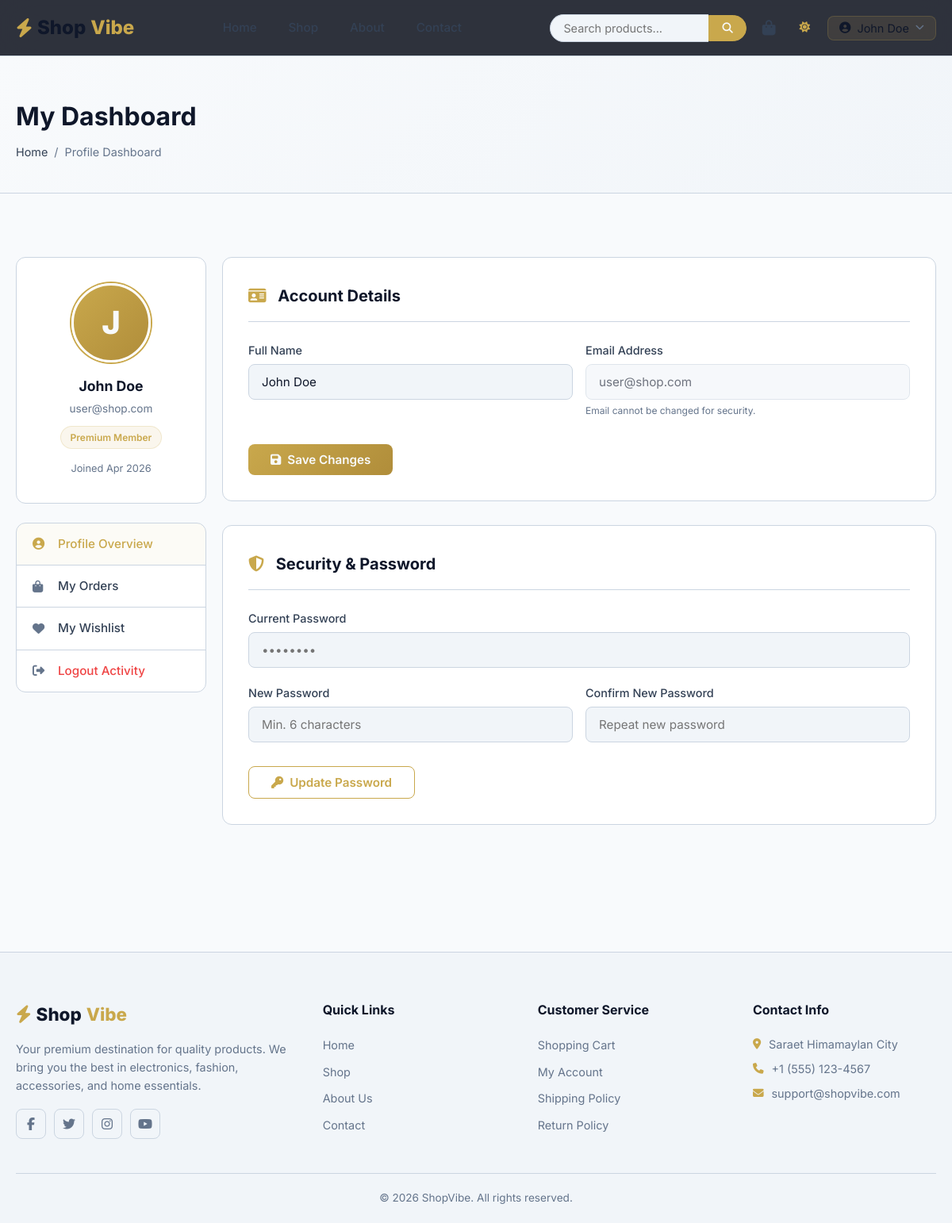
The app's page /e-commerceSystem/pages/profile.php (signed in) with its own data.
### tables this page shows
CREATE TABLE `users` (
  `id` INT AUTO_INCREMENT PRIMARY KEY,
  `name` VARCHAR(100) NOT NULL,
  `email` VARCHAR(150) NOT NULL UNIQUE,
  `password` VARCHAR(255) NOT NULL,
  `role` ENUM('user','admin') NOT NULL DEFAULT 'user',
  `created_at` TIMESTAMP DEFAULT CURRENT_TIMESTAMP
);

### e-commerceSystem/includes/functions.php (called while the page is built, shortened)
<?php
function sanitize(string $data): string {
    return htmlspecialchars(trim($data), ENT_QUOTES, 'UTF-8');
}
function baseUrl(string $path = ''): string {
    return '/e-commerceSystem/' . ltrim($path, '/');
}

### e-commerceSystem/pages/profile.php (the view, shortened to what this page needs)
<?php
require_once __DIR__ . '/../includes/header.php';
$userId = currentUserId();
$stmt = $pdo->prepare("SELECT name, email, created_at FROM users WHERE id = ?");
$stmt->execute([$userId]);
$user = $stmt->fetch();
?>
<div class="page-header">
    <div class="container">
        <h1>My Dashboard</h1>
        <div class="breadcrumb">
            <a href="<?= baseUrl() ?>">Home</a>
            <span>/</span>
            <span>Profile Dashboard</span>
        </div>
    </div>
</div>
<section class="section">
    <div class="container">
        <div class="profile-layout">
            <aside class="profile-sidebar">
                <div class="card user-summary-card">
                    <div class="user-avatar-wrapper">
                        <div class="user-avatar">
                            <?= strtoupper(substr($user['name'], 0, 1)) ?>
                        </div>
                    </div>
                    <div class="user-info">
                        <h3><?= sanitize($user['name']) ?></h3>
                        <p><?= sanitize($user['email']) ?></p>
                        <span class="member-badge">Premium Member</span>
                        <div style="margin-top: 15px; font-size: 0.8rem; color: var(--text-muted);">
                            Joined <?= date('M Y', strtotime($user['created_at'])) ?>
                        </div>
                    </div>
                </div>
                <nav class="profile-nav">
                    <a href="<?= baseUrl('pages/profile.php') ?>" class="profile-nav-item active">
                        <i class="fas fa-user-circle"></i> Profile Overview
                    </a>
                    <a href="<?= baseUrl('pages/orders.php') ?>" class="profile-nav-item">
                        <i class="fas fa-shopping-bag"></i> My Orders
                    </a>
                    <a href="<?= baseUrl('pages/wishlist.php') ?>" class="profile-nav-item">
                        <i class="fas fa-heart"></i> My Wishlist
                    </a>
                    <a href="<?= baseUrl('includes/auth_actions.php?action=logout') ?>" class="profile-nav-item" style="color: var(--error);">
                        <i class="fas fa-sign-out-alt"></i> Logout Activity
                    </a>
                </nav>
            </aside>
            <div class="profile-main">
                <div class="card" style="margin-bottom: 30px;">
                    <div class="card-header">
                        <h2><i class="fas fa-id-card" style="color: var(--primary); margin-right: 10px;"></i> Account Details</h2>
                    </div>
                    <form action="<?= baseUrl('includes/profile_handler.php') ?>" method="POST" data-validate>
                        <div class="form-row">
                            <div class="form-group">
                                <label for="name">Full Name</label>
                                <input type="text" id="name" name="name" class="form-control" value="<?= sanitize($user['name']) ?>" required>
                            </div>
                            <div class="form-group">
                                <label>Email Address</label>
                                <input type="email" class="form-control" value="<?= sanitize($user['email']) ?>" disabled style="opacity: 0.6; cursor: not-allowed;">
                                <small style="color: var(--text-muted); font-size: 0.75rem;">Email cannot be changed for security.</small>
                            </div>
                        </div>
                        <button type="submit" class="btn btn-primary" style="margin-top: 10px;">
                            <i class="fas fa-save"></i> Save Changes
                        </button>
                    </form>
                </div>
                <div class="card">
                    <div class="card-header">
                        <h2><i class="fas fa-shield-alt" style="color: var(--primary); margin-right: 10px;"></i> Security & Password</h2>
                    </div>
                    <form action="<?= baseUrl('includes/profile_handler.php') ?>" method="POST" data-validate>
                        <div class="form-group">
                            <label for="current_password">Current Password</label>
                            <input type="password" id="current_password" name="current_password" class="form-control" placeholder="••••••••" required>
                        </div>
                        <div class="form-row">
                            <div class="form-group">
                                <label for="new_password">New Password</label>
                                <input type="password" id="new_password" name="new_password" class="form-control" placeholder="Min. 6 characters" required minlength="6">
                            </div>
                            <div class="form-group">
                                <label for="confirm_password">Confirm New Password</label>
                                <input type="password" id="confirm_password" name="confirm_password" class="form-control" placeholder="Repeat new password" required minlength="6">
                            </div>
                        </div>
                        <button type="submit" class="btn btn-outline" style="margin-top: 10px;">
                            <i class="fas fa-key"></i> Update Password
                        </button>
                    </form>
                </div>
            </div>
        </div>
    </div>
</section>
<?php require_once __DIR__ . '/../includes/footer.php'; ?>

### records on screen
users: name "J", name "John Doe", email "user@shop.com", created_at "Apr 2026"

### other values on screen
currentUserName() "John Doe"
